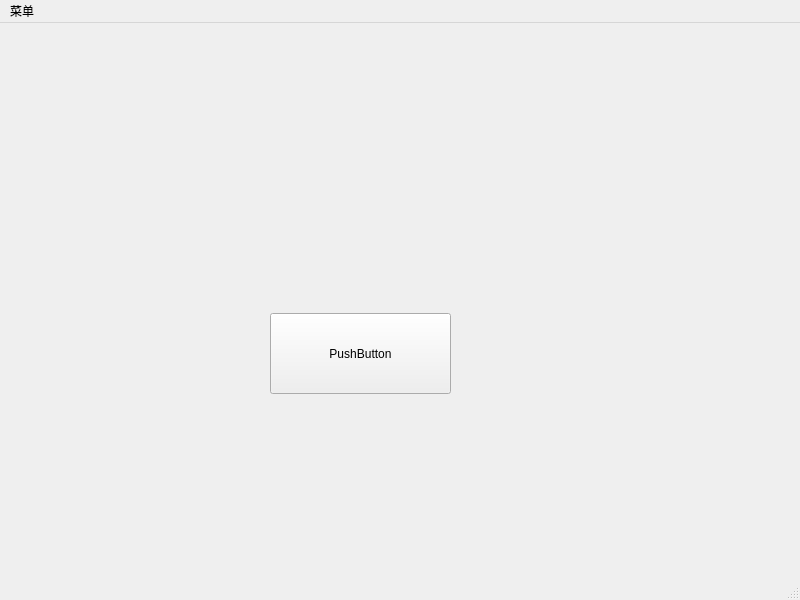
<?xml version="1.0" encoding="UTF-8"?>
<ui version="4.0">
 <class>test</class>
 <widget class="QMainWindow" name="test">
  <property name="geometry">
   <rect>
    <x>0</x>
    <y>0</y>
    <width>800</width>
    <height>600</height>
   </rect>
  </property>
  <property name="windowTitle">
   <string>114514</string>
  </property>
  <property name="windowIcon">
   <iconset>
    <normaloff>7F263D99B929E0B4D25F25B314F1EC0F.jpg</normaloff>7F263D99B929E0B4D25F25B314F1EC0F.jpg</iconset>
  </property>
  <widget class="QWidget" name="centralwidget">
   <widget class="QPushButton" name="pushButton">
    <property name="geometry">
     <rect>
      <x>270</x>
      <y>290</y>
      <width>181</width>
      <height>81</height>
     </rect>
    </property>
    <property name="text">
     <string>PushButton</string>
    </property>
   </widget>
  </widget>
  <widget class="QMenuBar" name="menubar">
   <property name="geometry">
    <rect>
     <x>0</x>
     <y>0</y>
     <width>800</width>
     <height>23</height>
    </rect>
   </property>
   <widget class="QMenu" name="menu">
    <property name="title">
     <string>菜单</string>
    </property>
    <addaction name="actionNew"/>
    <addaction name="actionLoad"/>
   </widget>
   <addaction name="menu"/>
  </widget>
  <widget class="QStatusBar" name="statusbar"/>
  <action name="actionNew">
   <property name="text">
    <string>New</string>
   </property>
  </action>
  <action name="actionLoad">
   <property name="text">
    <string>Load</string>
   </property>
  </action>
 </widget>
 <resources/>
 <connections/>
</ui>
